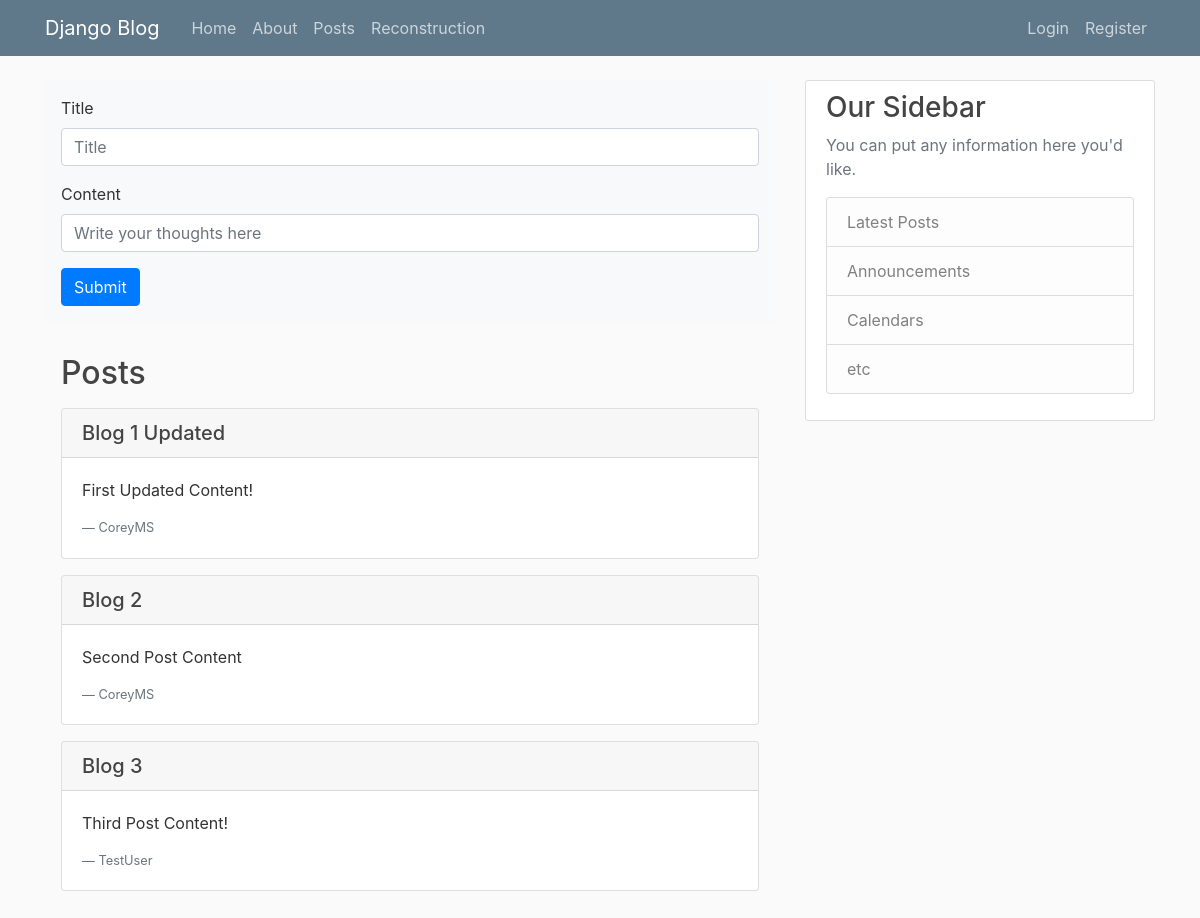
The app's page /posts/, older data.
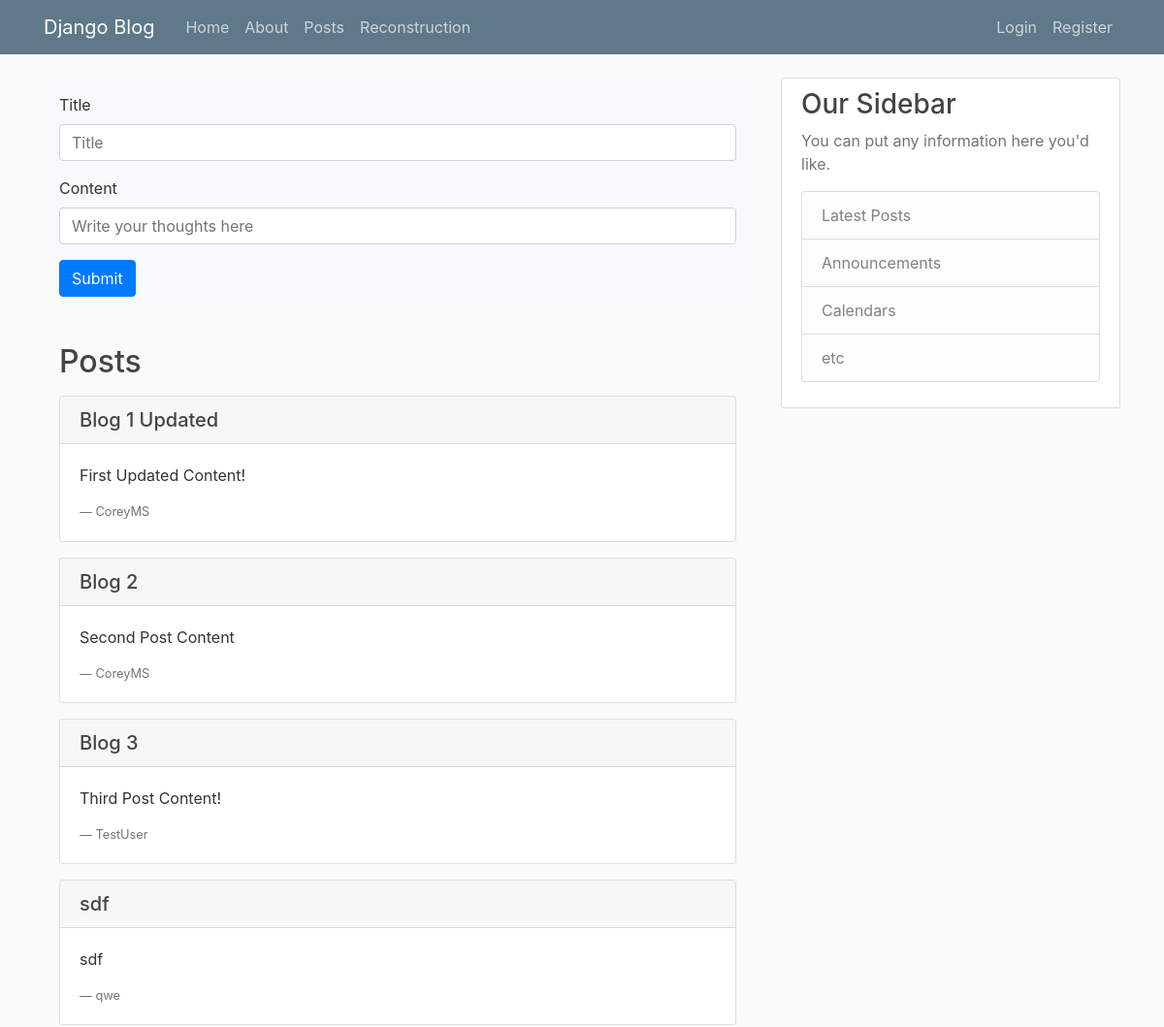
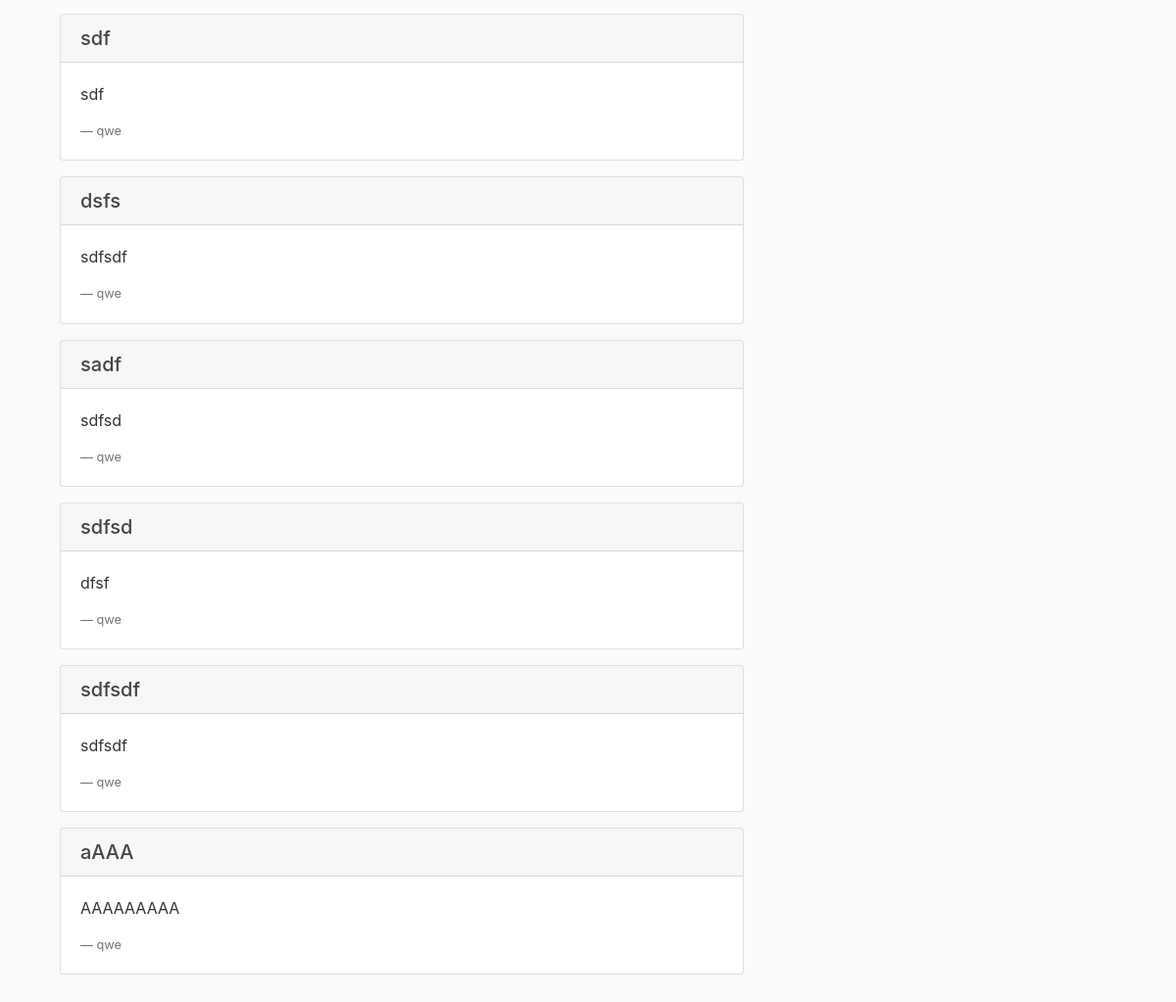
The same page, newer data (2 pictures, top to bottom).
### blog/models.py (models this page shows, shortened)
class Post(models.Model):
    title = models.CharField(max_length=100)
    content = models.TextField()
    date_posted = models.DateTimeField(default=timezone.now)
    author = models.ForeignKey(User, on_delete=models.CASCADE)

### blog/views.py (the view, shortened to what this page needs)
# urls.py: path('posts/', views.Posts.as_view(), name='posts'),
class Posts(View):
    def get(self, request):
        posts_list = Post.objects.all()
        return render(self.request, 'blog/posts.html', {'posts': posts_list})

### blog/templates/blog/posts.html (shortened to what this page needs)
{% extends "blog/base.html" %}
{% load static %}
{% block content %}
    <form action="{% url 'posts' %}" method="post" class="bg-light bordered p-3">
        <div class="form-group">
            <label for="title">Title</label>
            <input type="text" class="form-control" name="title" id="title" placeholder="Title"
                   data-url="{% url 'posts' %}"
                   data-form-data='{"csrfmiddlewaretoken": "{{ csrf_token }}"}'>
        </div>
        <div class="form-group">
            <label for="content">Content</label>
            <input type="text" class="form-control" name="content" id="content" placeholder="Write your thoughts here"
                   data-url="{% url 'posts' %}"
                   data-form-data='{"csrfmiddlewaretoken": "{{ csrf_token }}"}'>
        </div>
        <input type="submit" class="btn btn-primary"
               data-form-data='{"csrfmiddlewaretoken": "{{ csrf_token }}"}'>
    </form>
    <section id="posts" class="p-3">
        <h2 class="my-3">Posts</h2>
        {% for post in posts %}
            <div class="card my-3">
                <h5 class="card-header">{{ post.title }}</h5>
                <div class="card-body">
                    <p class="card-text">{{ post.content }}</p>
                    <footer class="blockquote-footer">{{ post.author }}</footer>
                </div>
            </div>
        {% endfor %}
    </section>
{% endblock content %}

### blog/templates/blog/base.html (shortened to what this page needs)
{% load static %}
<!DOCTYPE html>
<html lang="en">
<head>
    <link rel="stylesheet" href="https://maxcdn.bootstrapcdn.com/bootstrap/4.0.0/css/bootstrap.min.css"
>
    <link rel="stylesheet" type="text/css" href="{% static 'blog/main.css' %}">
</head>
<body>
<header class="site-header">
    <nav class="navbar navbar-expand-md navbar-dark bg-steel fixed-top">
        <div class="container">
            <a class="navbar-brand mr-4" href="{% url 'blog-home' %}">Django Blog</a>
            <div class="collapse navbar-collapse" id="navbarToggle">
                <div class="navbar-nav mr-auto">
                    <a class="nav-item nav-link" href="{% url 'blog-home' %}">Home</a>
                    <a class="nav-item nav-link" href="{% url 'blog-about' %}">About</a>
                    <a class="nav-item nav-link" href="{% url 'posts' %}">Posts</a>
                    <a class="nav-item nav-link" href="{% url 'reconstruction' %}">Reconstruction</a>
                </div>
                <div class="navbar-nav">
                    {% if user.is_authenticated %}
                        <a class="nav-item nav-link" href="{% url 'profile' %}">Profile</a>
                        <a class="nav-item nav-link" href="{% url 'logout' %}">Logout</a>
                    {% else %}
                        <a class="nav-item nav-link" href="{% url 'login' %}">Login</a>
                        <a class="nav-item nav-link" href="{% url 'register' %}">Register</a>
                    {% endif %}
                </div>
            </div>
        </div>
    </nav>
</header>
<main role="main" class="container">
    <div class="row">
        <div class="col-md-8">
            {% block content %}{% endblock %}
        </div>
        <div class="col-md-4">
            <div class="content-section">
                <h3>Our Sidebar</h3>
                <p class='text-muted'>You can put any information here you'd like.
                <ul class="list-group">
                    <li class="list-group-item list-group-item-light">Latest Posts</li>
                    <li class="list-group-item list-group-item-light">Announcements</li>
                    <li class="list-group-item list-group-item-light">Calendars</li>
                    <li class="list-group-item list-group-item-light">etc</li>
                </ul>
                </p>
            </div>
        </div>
    </div>
</main>
</body>
</html>

### blog/static/blog/main.css (style rules this page uses)
body { background: #fafafa; color: #333333; margin-top: 5rem; }
h1, h2, h3, h4, h5, h6 { color: #444444; }
ul { margin: 0; }
.bg-steel { background-color: #5f788a; }
.site-header .navbar-nav .nav-link { color: #cbd5db; }
.content-section { background: #ffffff; padding: 10px 20px; border: 1px solid #dddddd; border-radius: 3px; margin-bottom: 20px; }

Row changes from the older to the newer data that the page shows:
added Post: title "sdf", content "sdf", author "qwe"
added Post: title "sdf", content "sdf", author "qwe"
added Post: title "dsfs", content "sdfsdf", author "qwe"
added Post: title "sadf", content "sdfsd", author "qwe"
added Post: title "sdfsd", content "dfsf", author "qwe"
added Post: title "sdfsdf", content "sdfsdf", author "qwe"
added Post: title "aAAA", content "AAAAAAAAA", author "qwe"
